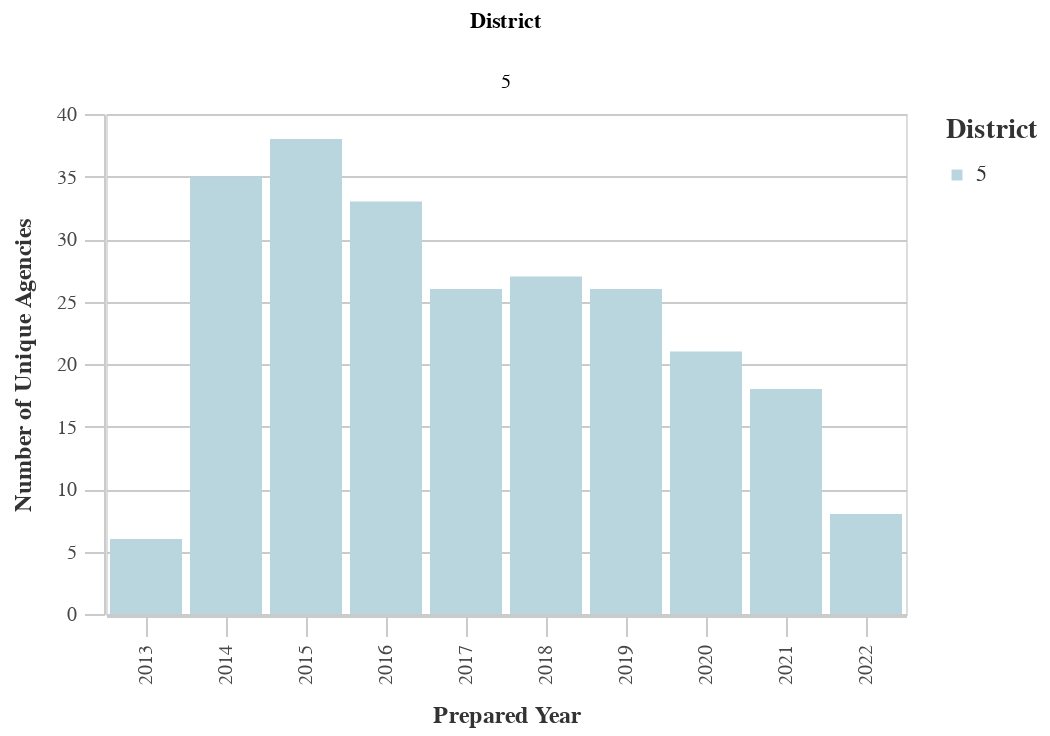

Notebook code for this chart:
### Code cell
#Unique Prefixes by Dist
dist_years_prefix = ((
        df
        >> group_by(_.prepared_y, _.dist)
        >> summarize(n=_.prefix.nunique())
        >> arrange(-_.prepared_y)
    ).rename(columns={'dist':'District', 'n':'Count'}))

chart11 = (alt.Chart(dist_years_prefix).mark_bar().encode(
        column='District:N',
        x=alt.X('prepared_y:O', title='Prepared Year'),
        y=alt.Y('Count:Q', title='Number of Unique Agencies'),
        color = alt.Color("District:N", 
                              scale=alt.Scale(
                                  range=altair_utils.CALITP_SEQUENTIAL_COLORS),  
                               legend=alt.Legend(title="District")
                              )
                              ))
chart11 = styleguide.preset_chart_config(chart11)
chart11 = _dla_utils_reports.add_tooltip(chart11, 'prepared_y','Count')
    
display(HTML("<h4><strong>Number of Unique Prefix Codes by District</strong></h4>"))
chart11

### Figure 1 — Vega-Lite specification as saved in the notebook (floating-point values rounded to 4 significant figures)
{"config": {"view": {"continuousWidth": 400, "continuousHeight": 300}, "axis": {"domainColor": "#cbcbcb", "grid": true, "gridColor": "#cbcbcb", "gridWidth": 1, "labelColor": "#474747", "labelFont": "Nunito Sans", "labelFontSize": 10, "labelPadding": 4, "tickColor": "#cbcbcb", "tickSize": 10, "titleColor": "#333", "titleFont": "Raleway", "titleFontSize": 12, "titlePadding": 10}, "axisBand": {"grid": false}, "background": "white", "font": "Raleway", "header": {"labelFont": "Nunito Sans", "titleFont": "Raleway"}, "legend": {"labelColor": "#333", "labelFont": "Nunito Sans", "labelFontSize": 11, "labelLimit": 0, "padding": 1, "symbolSize": 30, "symbolType": "square", "titleColor": "#333", "titleFont": "Raleway", "titleFontSize": 14, "titlePadding": 10}, "title": {"anchor": "middle", "font": "Raleway", "fontSize": 18, "fontWeight": 300, "offset": 20}}, "data": {"name": "data-ac4116c79ffd3aff3c339d318c00df67"}, "mark": "bar", "encoding": {"color": {"field": "District", "legend": {"title": "District"}, "scale": {"range": ["#B9D6DF", "#8CBCCB", "#2EA8CE", "#136C97", "#0B405B"]}, "type": "nominal"}, "column": {"field": "District", "type": "nominal"}, "tooltip": [{"field": "prepared_y", "type": "quantitative"}, {"field": "Count", "type": "quantitative"}], "x": {"field": "prepared_y", "title": "Prepared Year", "type": "ordinal"}, "y": {"field": "Count", "title": "Number of Unique Agencies", "type": "quantitative"}}, "height": 250, "width": 400, "$schema": "https://vega.github.io/schema/vega-lite/v4.17.0.json", "datasets": {"data-ac4116c79ffd3aff3c339d318c00df67": [{"prepared_y": 2022.0, "District": 5, "Count": 8}, {"prepared_y": 2021.0, "District": 5, "Count": 18}, {"prepared_y": 2020.0, "District": 5, "Count": 21}, {"prepared_y": 2019.0, "District": 5, "Count": 26}, {"prepared_y": 2018.0, "District": 5, "Count": 27}, {"prepared_y": 2017.0, "District": 5, "Count": 26}, {"prepared_y": 2016.0, "District": 5, "Count": 33}, {"prepared_y": 2015.0, "District": 5, "Count": 38}, {"prepared_y": 2014.0, "District": 5, "Count": 35}, {"prepared_y": 2013.0, "District": 5, "Count": 6}]}}
